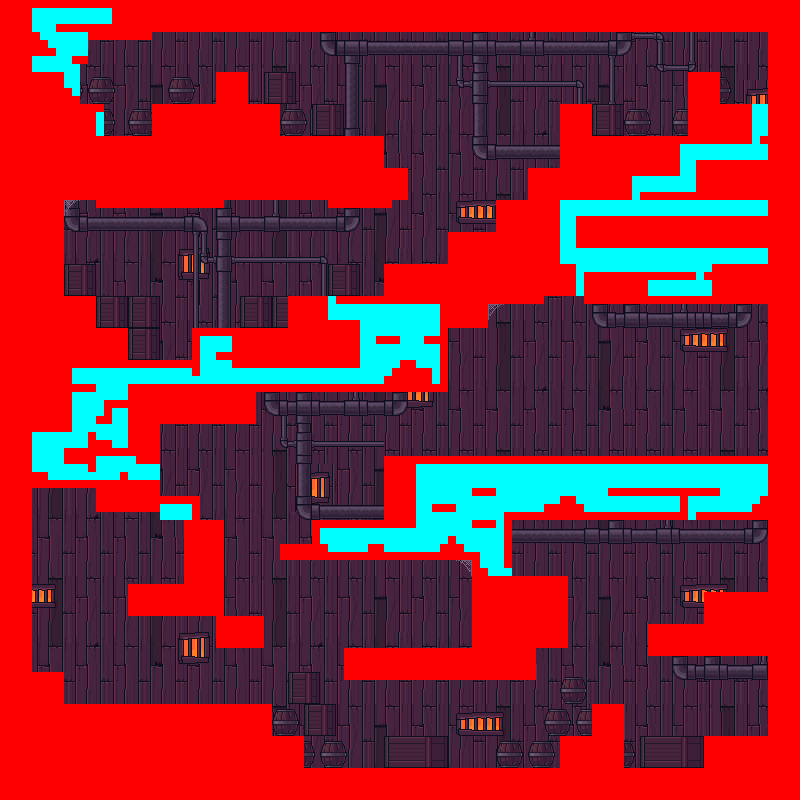

Tiled map render using the project's own tile images. Description and the map definition, with tile-layer contents summarised, below:
An orthogonal 100x100 tile map with 8x8 px tiles, 5 tile layers (BG1, BG2, platforms, overlay, ...).

<map version="1.0" orientation="orthogonal" width="100" height="100" tilewidth="8" tileheight="8">
 <tileset firstgid="1" name="Nook-Tileset" tilewidth="8" tileheight="8">
  <image source="Nook-Tileset.png" width="512" height="512" />
 </tileset>
 <layer name="BG1" width="100" height="100">
  <data>[10000 cells, 10000 non-empty, 532 distinct tile ids]</data>
 </layer>
 <layer name="BG2" width="100" height="100">
  <data>[10000 cells, 1306 non-empty, 101 distinct tile ids]</data>
 </layer>
 <layer name="platforms" width="100" height="100">
  <data>[10000 cells, 4845 non-empty, 246 distinct tile ids]</data>
 </layer>
 <layer name="overlay" width="100" height="100">
  <data>[10000 cells, 67 non-empty, 9 distinct tile ids]</data>
 </layer>
 <layer name="Collision" width="100" height="100">
  <data>[10000 cells, 5050 non-empty, 2 distinct tile ids]</data>
 </layer>
</map>